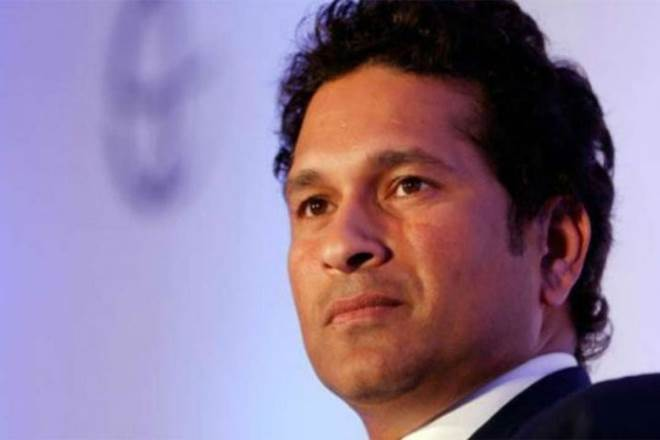
#> input picture Images_Open_Cv/Open_CV2/Sample_Test_Open_CV2/sachin.jpg, 660 x 440 px
$ python Image_Transpose.py
#> lines starting #> are read from the running program, lines starting #| are printed output that depends on the picture
import cv2

img = cv2.imread("sachin.jpg")
#> img is the input picture: shape (440, 660, 3); mean B, G, R 145.9, 118.9, 139.9
img_transpose = cv2.transpose(img)
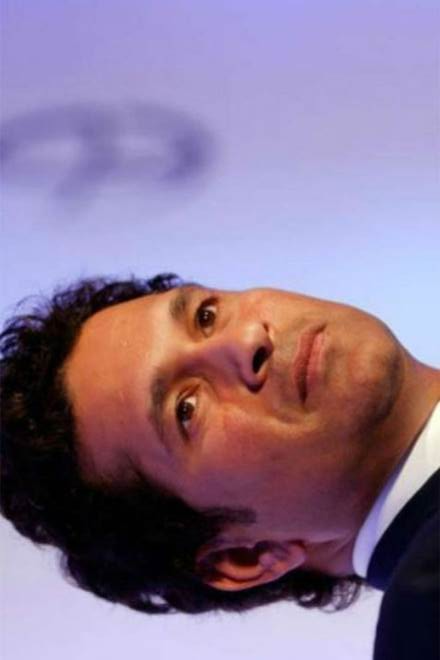
#> img_transpose: shape (660, 440, 3); mean B, G, R 145.9, 118.9, 139.9

cv2.imshow("Original image ", img)
cv2.imshow("Transpose image ", img_transpose)

cv2.waitKey(0)
cv2.destroyAllWindows()
